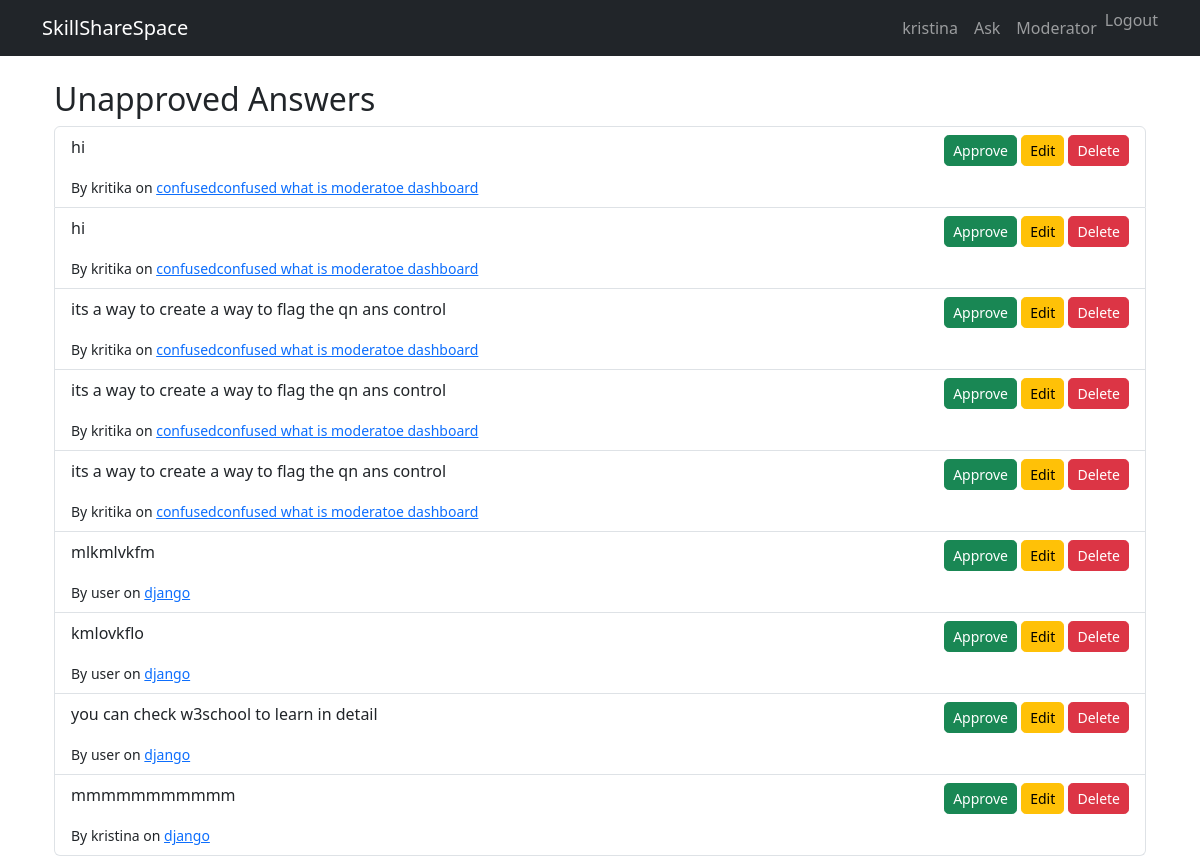
The app's page /moderator/unapproved-answers/ (signed in), older data.
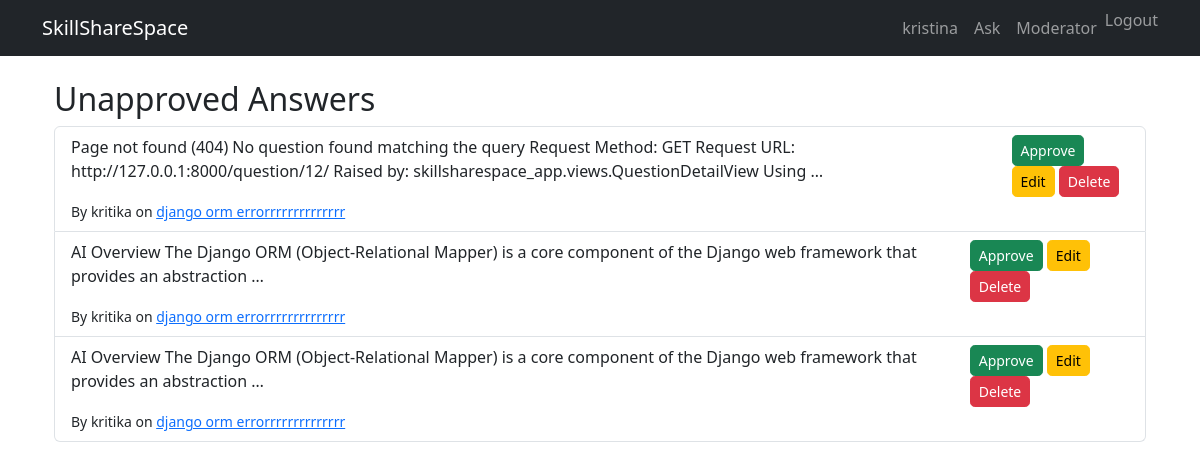
The same page, newer data.
### skillsharespace_app/models.py (models this page shows, shortened)
class Answer(models.Model):
    question = models.ForeignKey(Question, related_name='answers', on_delete=models.CASCADE)
    body = models.TextField()
    author = models.ForeignKey(User, on_delete=models.CASCADE)
    created_at = models.DateTimeField(default=timezone.now)
    approved = models.BooleanField(default=False)

class Question(models.Model):
    title = models.CharField(max_length=255)
    body = models.TextField()
    created_at = models.DateTimeField(default=timezone.now)
    updated_at = models.DateTimeField(auto_now=True)
    author = models.ForeignKey(User, on_delete=models.CASCADE)
    approved = models.BooleanField(default=False)
    views = models.PositiveIntegerField(default=0)

### skillsharespace_app/views.py (the view)
# urls.py: path('moderator/unapproved-answers/', views.UnapprovedAnswerListView.as_view(), name='moderator-unapproved-answers'),
class UnapprovedAnswerListView(LoginRequiredMixin, UserPassesTestMixin, ListView):
    model = Answer
    template_name = 'moderator/unapproved_answers.html'
    context_object_name = 'answers'
    def test_func(self):
        return self.request.user.is_staff
    def get_queryset(self):
        return Answer.objects.filter(approved=False).order_by('-created_at')

### templates/moderator/unapproved_answers.html
{% extends "qa/base.html" %}
{% block content %}
<div class="container mt-4">
    <h2>Unapproved Answers</h2>
    <ul class="list-group">
        {% for answer in answers %}
            <li class="list-group-item d-flex justify-content-between align-items-start">
                <div>
                    <p>{{ answer.body|truncatewords:20 }}</p>
                    <small>By {{ answer.author.username }} on <a href="{% url 'question-detail' answer.question.pk %}">{{ answer.question.title }}</a></small>
                </div>
                <div>
                    <a href="{% url 'approve-answer' answer.pk %}" class="btn btn-sm btn-success">Approve</a>
                    <a href="{% url 'answer-update' answer.pk %}" class="btn btn-sm btn-warning">Edit</a>
                    <a href="{% url 'answer-delete' answer.pk %}" class="btn btn-sm btn-danger">Delete</a>
                </div>
            </li>
        {% empty %}
            <li class="list-group-item">No unapproved answers.</li>
        {% endfor %}
    </ul>
</div>
{% endblock %}

Row changes from the older to the newer data that the page shows:
no longer on this page (row edited): Answer: body "hi", author.username "kritika", question "confusedconfused what is moderatoe dashboard"
no longer on this page (row edited): Answer: body "hi", author.username "kritika", question "confusedconfused what is moderatoe dashboard"
no longer on this page (row edited): Answer: body "its a way to create a way to flag the qn ans control", author.username "kritika", question "confusedconfused what is moderatoe dashboard"
removed Answer: body "its a way to create a way to flag the qn ans control", author.username "kritika", question "confusedconfused what is moderatoe dashboard"
removed Answer: body "its a way to create a way to flag the qn ans control", author.username "kritika", question "confusedconfused what is moderatoe dashboard"
removed Answer: body "mlkmlvkfm", author.username "user", question "django"
removed Answer: body "kmlovkflo", author.username "user", question "django"
removed Answer: body "you can check w3school to learn in detail", author.username "user", question "django"
removed Answer: body "mmmmmmmmmmm", author.username "kristina", question "django"
added Answer: body "Page not found (404) No question found matching the query Request Method: GET Request URL: http://127.0.0.1:8000/question/12/ Raised by: skillsharespace_app.views.QuestionDetailView Using …", author.username "kritika", question "django orm errorrrrrrrrrrrrrr"
added Answer: body "AI Overview The Django ORM (Object-Relational Mapper) is a core component of the Django web framework that provides an abstraction …", author.username "kritika", question "django orm errorrrrrrrrrrrrrr"
added Answer: body "AI Overview The Django ORM (Object-Relational Mapper) is a core component of the Django web framework that provides an abstraction …", author.username "kritika", question "django orm errorrrrrrrrrrrrrr"
